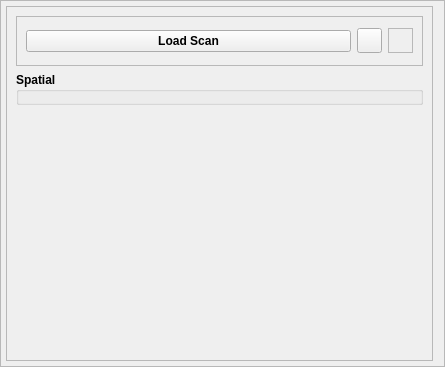
<?xml version="1.0" encoding="UTF-8"?>
<ui version="4.0">
 <class>Frame</class>
 <widget class="QFrame" name="Frame">
  <property name="geometry">
   <rect>
    <x>0</x>
    <y>0</y>
    <width>445</width>
    <height>367</height>
   </rect>
  </property>
  <property name="windowTitle">
   <string>Frame</string>
  </property>
  <property name="frameShape">
   <enum>QFrame::StyledPanel</enum>
  </property>
  <property name="frameShadow">
   <enum>QFrame::Raised</enum>
  </property>
  <layout class="QHBoxLayout" name="horizontalLayout">
   <property name="spacing">
    <number>5</number>
   </property>
   <property name="leftMargin">
    <number>5</number>
   </property>
   <property name="topMargin">
    <number>5</number>
   </property>
   <property name="bottomMargin">
    <number>5</number>
   </property>
   <item>
    <widget class="QFrame" name="frame">
     <property name="maximumSize">
      <size>
       <width>650</width>
       <height>16777215</height>
      </size>
     </property>
     <property name="frameShape">
      <enum>QFrame::StyledPanel</enum>
     </property>
     <property name="frameShadow">
      <enum>QFrame::Raised</enum>
     </property>
     <layout class="QVBoxLayout" name="verticalLayout_2">
      <item>
       <widget class="QFrame" name="loadscan_frame">
        <property name="minimumSize">
         <size>
          <width>0</width>
          <height>50</height>
         </size>
        </property>
        <property name="frameShape">
         <enum>QFrame::StyledPanel</enum>
        </property>
        <property name="frameShadow">
         <enum>QFrame::Sunken</enum>
        </property>
        <layout class="QHBoxLayout" name="horizontalLayout_3">
         <item>
          <widget class="QPushButton" name="loadScanBtn">
           <property name="font">
            <font>
             <weight>75</weight>
             <bold>true</bold>
            </font>
           </property>
           <property name="text">
            <string>Load Scan</string>
           </property>
          </widget>
         </item>
         <item>
          <widget class="QToolButton" name="helpBtn">
           <property name="minimumSize">
            <size>
             <width>25</width>
             <height>25</height>
            </size>
           </property>
           <property name="maximumSize">
            <size>
             <width>25</width>
             <height>25</height>
            </size>
           </property>
           <property name="text">
            <string/>
           </property>
           <property name="icon">
            <iconset>
             <normaloff>../../../icons/helplite.png</normaloff>../../../icons/helplite.png</iconset>
           </property>
           <property name="iconSize">
            <size>
             <width>50</width>
             <height>50</height>
            </size>
           </property>
          </widget>
         </item>
         <item>
          <widget class="QLabel" name="rtclkpic">
           <property name="maximumSize">
            <size>
             <width>25</width>
             <height>25</height>
            </size>
           </property>
           <property name="autoFillBackground">
            <bool>true</bool>
           </property>
           <property name="frameShape">
            <enum>QFrame::StyledPanel</enum>
           </property>
           <property name="text">
            <string/>
           </property>
           <property name="pixmap">
            <pixmap>../../../icons/icons8-mouse-right-click-50.png</pixmap>
           </property>
           <property name="scaledContents">
            <bool>true</bool>
           </property>
           <property name="alignment">
            <set>Qt::AlignRight|Qt::AlignTrailing|Qt::AlignVCenter</set>
           </property>
          </widget>
         </item>
        </layout>
       </widget>
      </item>
      <item>
       <widget class="QGroupBox" name="evGrpBox">
        <property name="maximumSize">
         <size>
          <width>16777215</width>
          <height>16777215</height>
         </size>
        </property>
        <property name="font">
         <font>
          <weight>75</weight>
          <bold>true</bold>
         </font>
        </property>
        <property name="title">
         <string>Spatial</string>
        </property>
        <layout class="QVBoxLayout" name="verticalLayout">
         <property name="spacing">
          <number>5</number>
         </property>
         <property name="leftMargin">
          <number>5</number>
         </property>
         <property name="topMargin">
          <number>5</number>
         </property>
         <property name="rightMargin">
          <number>2</number>
         </property>
         <property name="bottomMargin">
          <number>5</number>
         </property>
         <item>
          <layout class="QHBoxLayout" name="horizontalLayout_2"/>
         </item>
        </layout>
       </widget>
      </item>
      <item>
       <spacer name="verticalSpacer">
        <property name="orientation">
         <enum>Qt::Vertical</enum>
        </property>
        <property name="sizeHint" stdset="0">
         <size>
          <width>20</width>
          <height>40</height>
         </size>
        </property>
       </spacer>
      </item>
     </layout>
    </widget>
   </item>
  </layout>
 </widget>
 <resources/>
 <connections/>
</ui>
